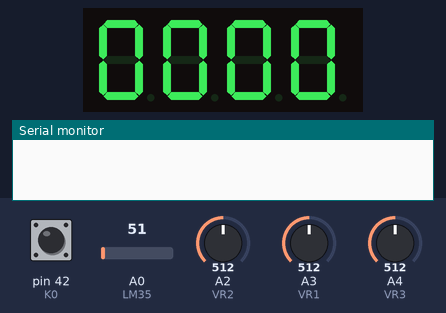
Simulated run of this program. Board: Arduino Mega 2560, built with avr-gcc and run on an emulated ATmega2560. Shown: 4-digit seven-segment display, the last lines printed to the serial monitor. Wiring (inferred from the names in the program): 4-digit 7-segment display, segments lit when LOW: segments pin 22, pin 23, pin 24, pin 25, pin 26, pin 27, pin 28, pin 29; digit selects pin 37, pin 36, pin 35, pin 34. Inputs (shaded band) come from the test bench; at power-on: pin 42 (K0) HIGH, A3 (VR1) = 512, A2 (VR2) = 512, A0 (LM35) = 51, A4 (VR3) = 512. The segment pins are drawn as the display they are named for.

Above: at 1.2 s.
1.3 s: pin 42 (K0) pulled LOW for 1 s
At 2.9 s:
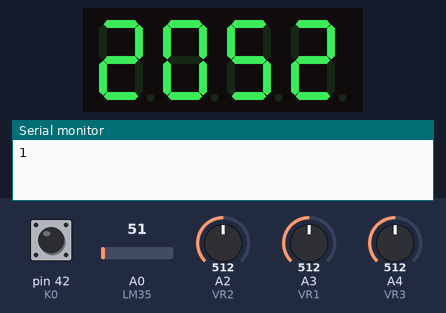
3.8 s: A3 (VR1) set to 716
At 5.0 s:
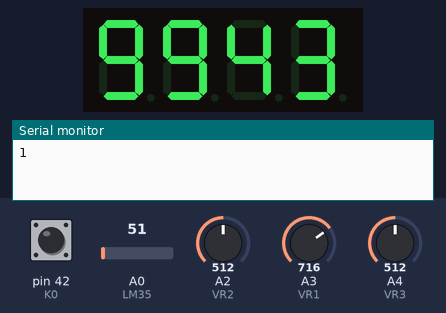
5.3 s: pin 42 (K0) pulled LOW for 0.15 s
At 5.46 s:
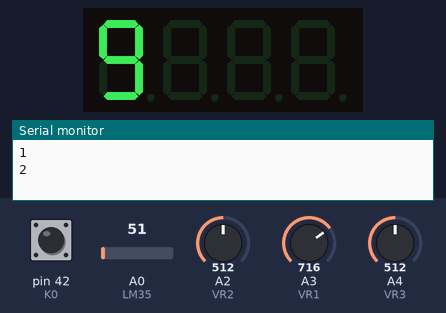
7.0 s: A2 (VR2) set to 306
At 8.7 s:
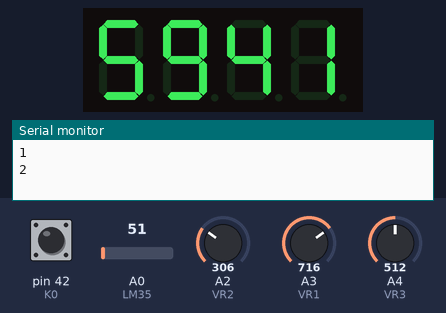
9.0 s: A2 (VR2) set to 30
At 10.6 s:
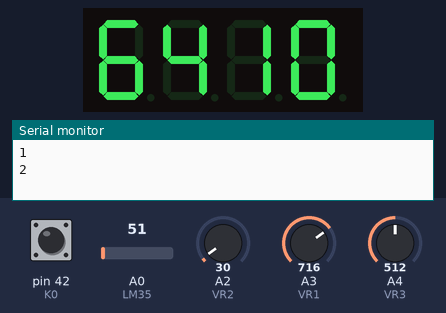
11.0 s: A2 (VR2) set to 992
At 12.0 s:
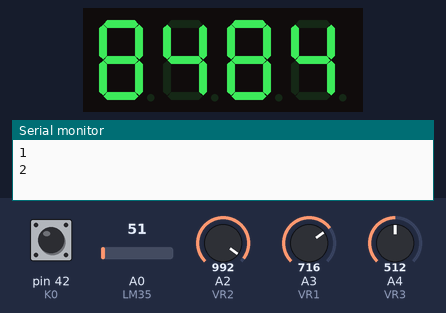
Timing chart, 0 to 14.0 s (numbered marks = the images above; inputs shaded):
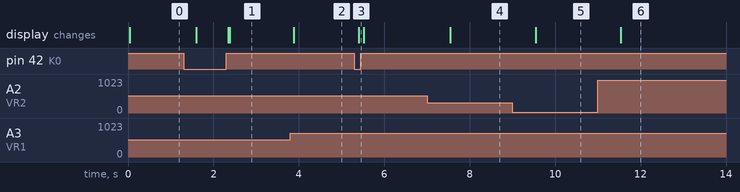

Measured:
- after the input at 1.3 s, the display: first changes after 0.30 s (image 1 shows a later state)
- after the input at 3.8 s, the display: changes after 0.08 s (image 2)
- after the input at 5.3 s, the display: changes after 0.10 s (image 3)
- after the input at 7.0 s, the display: changes after 0.54 s (image 4)
- after the input at 9.0 s, the display: changes after 0.54 s (image 5)
- after the input at 11.0 s, the display: changes after 0.54 s (image 6)

The program:

main.cpp
```cpp
#include <Arduino.h>

#define VR1   A3
#define VR2   A2
#define VR3   A4
#define LM35  A0
#define LEDR  13
#define LEDG  11
#define LEDB  12
#define K0    42

// LED 7 Doan
char PinOut[] = {22,23,24,25,26,27,28,29};
const char ctr[] = {37, 36, 35, 34};
const unsigned char code7seg[]={0xC0, 0xF9, 0xA4, 0xB0, 0x99, 0x92, 0x82, 0xF8, 0x80, 0x90};
char temp_1[4] = {0, 0, 0, 0};
int index = 0;

unsigned long oldtime_1 = 0;
unsigned long oldtime_2 = 0;
unsigned long oldtime_3 = 0;
unsigned long time_1    = 5;
unsigned long time_2    = 500;
unsigned long time_3    = 10;

int val1, val2, val3, val4 = 0;
int counter = 0;

void setPinOut(char temp);
void blinkLED(int n);
void toDisplay(int counter);
void Scanled();

void yc1_setUp(void);
void yc2_setUp(void);
void yc3_setUp(void);
void yc4_setUp(void);
void yc1_voidLoop(void);
void yc2_voidLoop(void);
void yc3_voidLoop(void);
void yc4_voidLoop(void);

void setup() {
  Serial.begin(9600);
  yc4_setUp();
}

void loop() {
  yc4_voidLoop();
}

void yc1_setUp(void) {
  pinMode(LEDR, OUTPUT);
  pinMode(LEDG, OUTPUT);
  pinMode(LEDB, OUTPUT);

  analogWrite(LEDR, 0);
  analogWrite(LEDG, 0);
  analogWrite(LEDB, 0);
  for(int i=0; i<8; i++)
    pinMode(PinOut[i], OUTPUT);
  blinkLED(5);
}

void yc2_setUp(void) {
  for(int i=0; i<8; i++)
    pinMode(PinOut[i], OUTPUT);
  for(int i=0;i<4;i++) pinMode(ctr[i], OUTPUT);

  analogReference(DEFAULT);
  toDisplay(0);
  Scanled();
  delay(1);
}

void yc3_setUp(void) {
  for(int i=0; i<8; i++)
    pinMode(PinOut[i], OUTPUT);
  for(int i=0;i<4;i++) pinMode(ctr[i], OUTPUT);

  analogReference(DEFAULT);
  toDisplay(0);
  Scanled();
  delay(1);
}

void yc4_setUp(void) {
  pinMode(K0, INPUT_PULLUP);
  for(int i=0; i<8; i++)
    pinMode(PinOut[i], OUTPUT);
  for(int i=0;i<4;i++) pinMode(ctr[i], OUTPUT);
  analogReference(DEFAULT);
  toDisplay(0);
  Scanled();
  delay(1);
}

// Doc bien tro va xuat PWM ra LED RGB
void yc1_voidLoop(void) {
  val1 = analogRead(VR1);
  val1 = map(val1, 0, 1024, 0, 255);
  analogWrite(LEDR, val1);

  val2 = analogRead(VR2);
  val2 = map(val2, 0, 1024, 0, 255);
  analogWrite(LEDG, val2);

  val3 = analogRead(VR3);
  val3 = map(val3, 0, 1024, 0, 255);
  analogWrite(LEDB, val3);

  delay(200);
}

// Doc bien tro hien thi LED 7 doan
void yc2_voidLoop(void) {
  if ((unsigned long) (millis() - oldtime_1) > time_1) {
    Scanled();
    oldtime_1 = millis();
  }
  if ((unsigned long) (millis() - oldtime_2) > time_2) {
    val1 = analogRead(VR1);
    val1 = map(val1, 0, 1024, 0, 5000);
    Serial.println(val1);
    toDisplay(val1);
    oldtime_2 = millis();
  }
}

// Doc LM35 va hien thi LED 7 doan
void yc3_voidLoop(void) {
  if ((unsigned long) (millis() - oldtime_1) > time_1) {
    Scanled();
    oldtime_1 = millis();
  }
  if ((unsigned long) (millis() - oldtime_2) > time_2) {
    val4 = map(analogRead(LM35), 0, 1023, 0, 5000)/10;        // 10mV/oC
    Serial.println(val4);
    toDisplay(val4);
    oldtime_2 = millis();
  }
}

// Yeu cau 4
void yc4_voidLoop(void) {
  if ((unsigned long) (millis() - oldtime_1) > time_1) {
    Scanled();
    oldtime_1 = millis();
  }
  if ((unsigned long) (millis() - oldtime_2) > time_2) {
    if(digitalRead(K0)==0) {
      if(counter >= 4) counter = 1;
      else counter++;
      Serial.println(counter);
      while (!digitalRead(K0));
    }
    if(counter == 1) toDisplay(val1);
    else if(counter == 2) toDisplay(val2);
    else if(counter == 3) toDisplay(val3);
    else if (counter == 4) toDisplay(val4);

    oldtime_2 = millis();
  }
  if ((unsigned long) (millis() - oldtime_3) > time_3) {
    val1 = map(analogRead(VR1), 0, 1023, 0, 5000);
    val2 = map(analogRead(VR2), 0, 1023, 0, 5000);
    val3 = map(analogRead(VR3), 0, 1023, 0, 5000);
    val4 = map(analogRead(LM35), 0, 1023, 0, 5000)/10;
    oldtime_3 = millis();
  }
}

// Set chan theo hex
void setPinOut(char temp) {
  for(int i=0;i<8;i++) {
    if(temp&0x01)     digitalWrite(PinOut[i], HIGH);
    else              digitalWrite(PinOut[i], LOW);
    temp=temp>>1;
  }
}

// Ham blink LED
void blinkLED(int n) {
  for(int i=0; i<n; i++) {
    setPinOut(0xff);
    delay(500);
    setPinOut(0x00);
    delay(500);
  }
}

// Chuyen so sang LED 7 doan
void toDisplay(int counter) {
  temp_1[3] = counter/1000;
  temp_1[2] = (counter%1000)/100;
  temp_1[1] = ((counter%1000)%100)/10;
  temp_1[0] = counter%10;
}

// Set muc logic
void pinOut(char temp_2) {
  for(int i=0; i<8; i++) {
    if(temp_2 & 0x01)   digitalWrite(PinOut[i], HIGH);
    else              digitalWrite(PinOut[i], LOW);
    temp_2=temp_2>>1;
  }
}

// Scan LED
void Scanled() {
    unsigned char ch;

    digitalWrite(ctr[index==0?3:(index-1)], HIGH);

    ch = temp_1[index];
    pinOut(code7seg[ch]);

    digitalWrite(ctr[index], LOW);
    index++;
    if (index>=4) index = 0;
}
```
